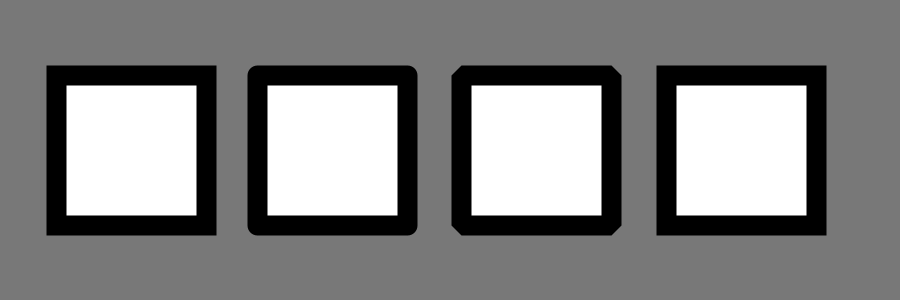
Frame 1 (no input)
Frame 60 (the mouse pressed at the canvas centre just before this capture): identical to frame 1, image omitted
Frame 120 (the mouse held since frame 60 and released just before this capture): identical to frame 1, image omitted

The Processing sketch that drew this single still picture (run headless with seeded random() and noise(); from frame 60 on, the mouse is pressed at the canvas centre):

// Processing sketch: NVBoxes
// ── NVBoxes.pde
void setup()
{
  size(900,300);
}
void draw()
{
  // This math basically makes the circle fit no matter what size of the screen.
  int scale = (height+width)/8;
  // I positioned the squares this way so they can be in place no matter what size.
  // I used strokeJoin so I can change the corners of the square to pointy, round, and a mixture of the two.
  background(120);
  strokeWeight(20);
  strokeJoin(MITER);
  rect(width/16,height/4,scale,scale);
  strokeJoin(ROUND);
  rect(width/3.5,height/4,scale,scale);
  strokeJoin(BEVEL);
  rect(width/1.95,height/4,scale,scale);
  strokeJoin(MITER);
  rect(width/1.35,height/4,scale,scale);
}
